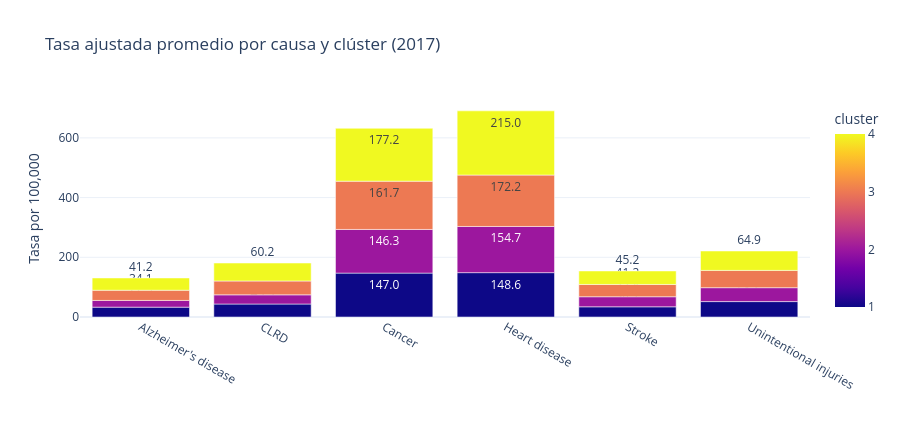

Source (notebook cell):
### Code cell
# Perfil de tasas por clúster
causas_perfil = ['Heart disease','Cancer','Unintentional injuries',"Alzheimer's disease",'CLRD','Stroke']
datos_perfil = (datos_2017[datos_2017['cause_name'].isin(causas_perfil)]
                .merge(resultado, on='state')
                .groupby(['cluster','cause_name'])['age_adjusted_death_rate'].mean().reset_index())

fig_perf = px.bar(datos_perfil, x='cause_name', y='age_adjusted_death_rate', color='cluster',
                   barmode='group', title='Tasa ajustada promedio por causa y clúster (2017)',
                   labels={'age_adjusted_death_rate':'Tasa por 100,000','cause_name':''},
                   color_discrete_map={1:'#A8DADC',2:'#457B9D',3:'#E63946',4:'#1D3557'},
                   template='plotly_white', text_auto='.1f')
fig_perf.update_layout(height=430, xaxis_tickangle=30,
                        legend=dict(orientation='h', y=-0.2))
fig_perf.show()

### Figure 1 — Plotly figure (JSON) as saved in the notebook; plotly's stock layout.template omitted (floating-point values rounded to 4 significant figures)
{"data": [{"alignmentgroup": "True", "hovertemplate": "=%{x}<br>Tasa por 100,000=%{y}<br>cluster=%{marker.color}<extra></extra>", "legendgroup": "", "marker": {"color": [1, 1, 1, 1, 1, 1, 2, 2, 2, 2, 2, 2, 3, 3, 3, 3, 3, 3, 4, 4, 4, 4, 4, 4], "coloraxis": "coloraxis", "pattern": {"shape": ""}}, "name": "", "offsetgroup": "", "orientation": "v", "showlegend": false, "textposition": "auto", "texttemplate": "%{y:.1f}", "type": "bar", "x": ["Alzheimer's disease", "CLRD", "Cancer", "Heart disease", "Stroke", "Unintentional injuries", "Alzheimer's disease", "CLRD", "Cancer", "Heart disease", "Stroke", "Unintentional injuries", "Alzheimer's disease", "CLRD", "Cancer", "Heart disease", "Stroke", "Unintentional injuries", "Alzheimer's disease", "CLRD", "Cancer", "Heart disease", "Stroke", "Unintentional injuries"], "xaxis": "x", "y": [33.01, 43.48, 147.0, 148.6, 34.12, 51.63, 22.48, 30.73, 146.2, 154.7, 33.75, 46.57, 34.12, 46.41, 161.7, 172.2, 41.16, 57.97, 41.2, 60.19, 177.2, 215.0, 45.23, 64.94], "yaxis": "y"}], "layout": {"barmode": "group", "coloraxis": {"colorbar": {"title": {"text": "cluster"}}, "colorscale": [[0.0, "#0d0887"], [0.1111, "#46039f"], [0.2222, "#7201a8"], [0.3333, "#9c179e"], [0.4444, "#bd3786"], [0.5556, "#d8576b"], [0.6667, "#ed7953"], [0.7778, "#fb9f3a"], [0.8889, "#fdca26"], [1.0, "#f0f921"]]}, "height": 430, "legend": {"orientation": "h", "tracegroupgap": 0, "y": -0.2}, "title": {"text": "Tasa ajustada promedio por causa y clúster (2017)"}, "xaxis": {"anchor": "y", "domain": [0.0, 1.0], "tickangle": 30, "title": {"text": ""}}, "yaxis": {"anchor": "x", "domain": [0.0, 1.0], "title": {"text": "Tasa por 100,000"}}}}
